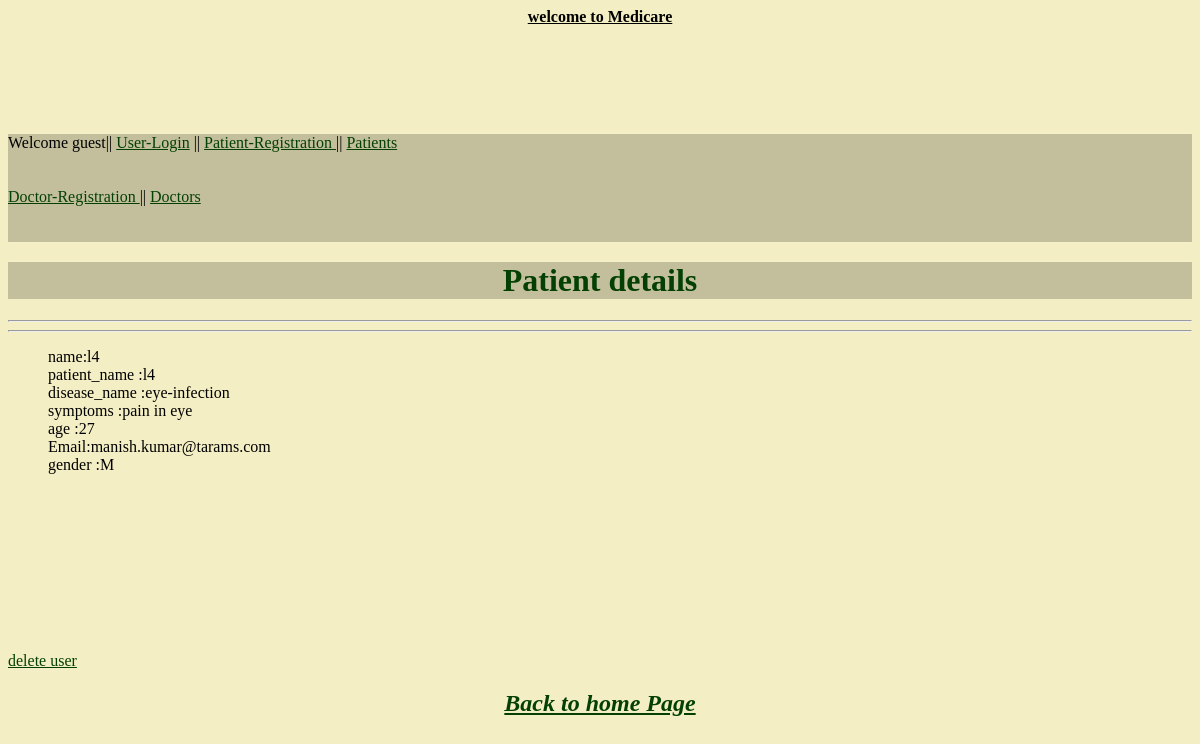
The app's page /patients/showdata/4/ with its own data.
### patients/models.py (models this page shows)
class Patients(models.Model):
    patient = models.ForeignKey(User,unique=True)
    patient_name = models.CharField(max_length = 30,null = True)
    disease_name = models.CharField(max_length = 30,null = True)
    symptoms     = models.TextField(null = True)
    age          = models.IntegerField(null = True)
    gender       = models.CharField(max_length = 6,null = True)
    mobile_no    = models.IntegerField(null = True)

### patients/views.py (the view)
# urls.py: url(r'showdata/(?P<test_id>\d+)/$','patients.views.showdata'),
def showdata(request,test_id):
    users = Patients.objects.get(id = test_id)
    return render_to_response('patients/showdata.html',locals())

### templates/patients/showdata.html (shortened to what this page needs)
{% extends "base.html"  %}
{%  block content %}
<h1><center>Patient details</center></h1><hr><hr>
 <ul>
                   name:{{ users.patient.username }}<br>
                   patient_name :{{ users.patient_name }}<br>
                   disease_name :{{ users.disease_name }}<br>
                   symptoms :{{ users.symptoms }}<br>
                   age :{{ users.age }}<br>
                   Email:{{ users.patient.email }}<br>
                   gender :{{ users.gender }}<br>
<br><br><br>
           </ul>
<br><br><br><br><br><br>
      <a href = "{% url patients.views.delete %}{{users.id}}">delete user</a>
       <center><h2><i><a href="/">Back to home Page</a></i></h2></center><br>
{% endblock  %}

### templates/base.html (style rules this page uses)
body { background-color:rgba(238,232,170,0.7) }
a { color:#044003; }
h1 { background-color:rgba(0,0,0,0.2); color:#044003; margin-top:20px; }

### records on screen
Patients: patient.username "l4", patient_name "l4", disease_name "eye-infection", symptoms "pain in eye", age "27", patient.email "manish.kumar@tarams.com", gender "M"
